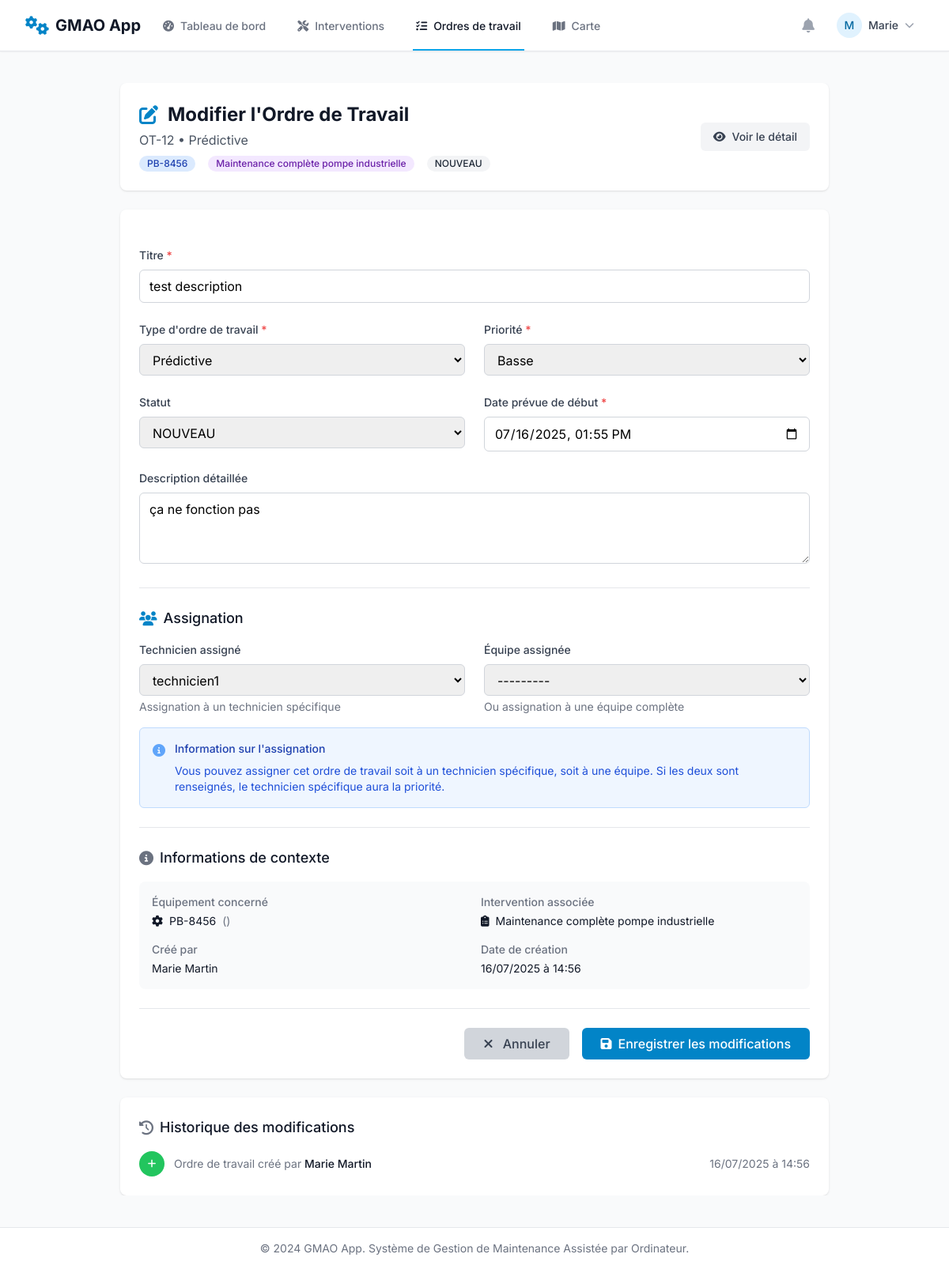
The page /ordres-travail/12/modifier/ (signed in) on the database as committed earlier.
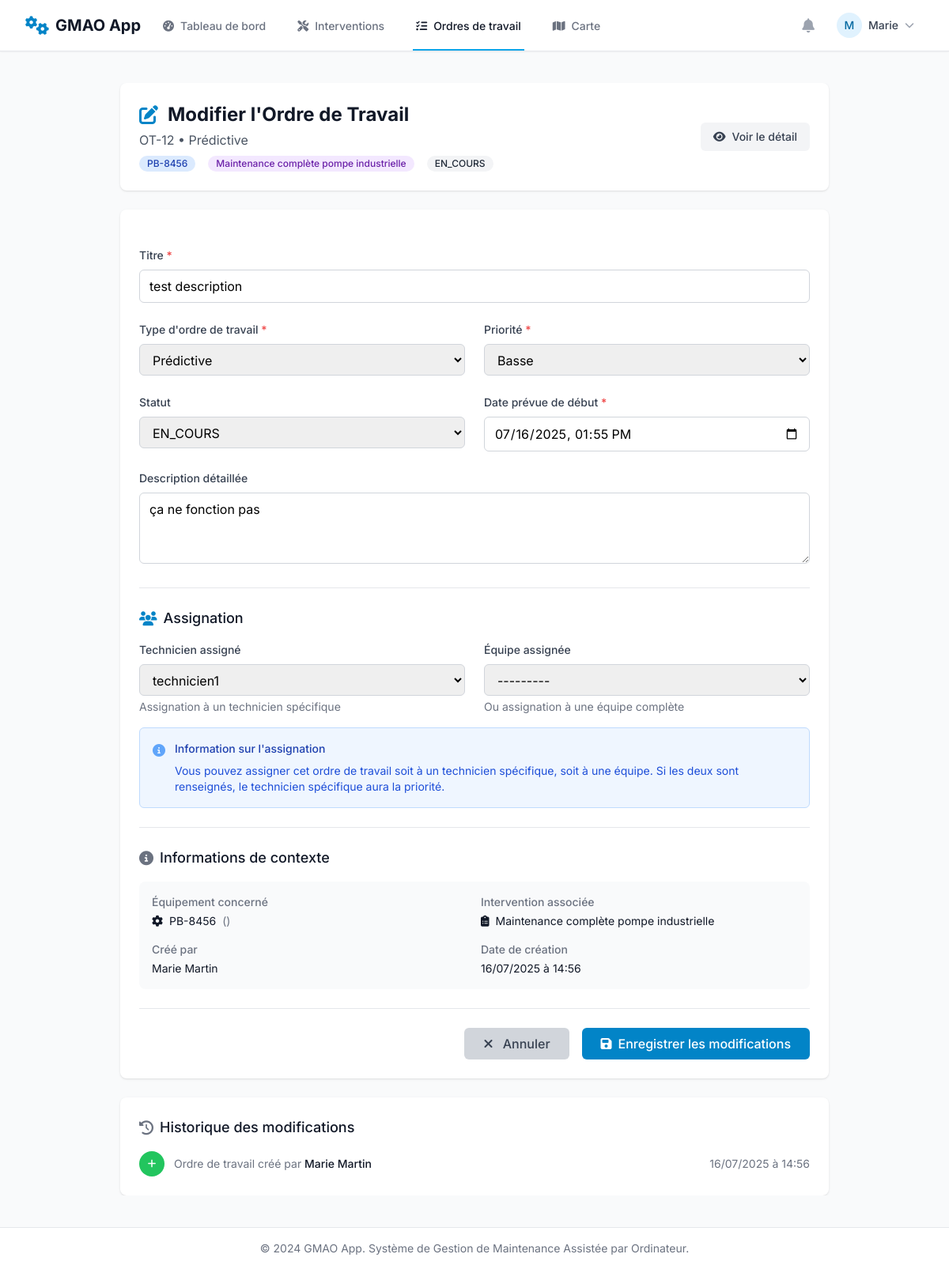
The same page on the database as committed later.
### core/models.py (models this page shows, shortened)
class OrdreDeTravail(models.Model):
    TYPE_OT_CHOIX = [
        ('PREVENTIVE', 'Préventive'),
        ('CORRECTIVE', 'Corrective'),
        ('PREDICTIVE', 'Prédictive'),
        ('INSPECTION', 'Inspection'),
        ('AUDIT', 'Audit'),
        ('AUTRE', 'Autre')
    ]
    titre = models.CharField(max_length=255)
    description_detaillee = models.TextField(blank=True, null=True)
    bloque_par_reparation = models.BooleanField(default=False)
    type_OT = models.CharField(max_length=20, choices=TYPE_OT_CHOIX, default='AUTRE')
    intervention = models.ForeignKey(Intervention, on_delete=models.PROTECT)
    cree_par = models.ForeignKey(settings.AUTH_USER_MODEL, on_delete=models.SET_NULL, null=True, related_name='ordres_de_travail_crees', help_text="L'utilisateur qui a initialement créé l'ordre de travail.")
    assigne_a_technicien = models.ForeignKey(settings.AUTH_USER_MODEL, on_delete=models.SET_NULL, null=True, blank=True, related_name='taches_assignees')
    assigne_a_equipe = models.ForeignKey(Equipe, on_delete=models.SET_NULL, null=True, blank=True)
    asset = models.ForeignKey(Asset, on_delete=models.CASCADE)
    statut = models.ForeignKey(StatutWorkflow, on_delete=models.SET_NULL, null=True, blank=True)
    priorite = models.PositiveIntegerField(choices=[(1, 'Basse'), (2, 'Normale'), (3, 'Haute'), (4, 'Urgente')], default=2)
    date_creation = models.DateTimeField(default=timezone.now)
    date_prevue_debut = models.DateTimeField()
    date_debut_reel = models.DateTimeField(null=True, blank=True, help_text="Date et heure réelles du début de l'intervention.")
    date_fin_reelle = models.DateTimeField(null=True, blank=True, help_text="Date et heure réelles de la fin de l'intervention.")
    cout_main_oeuvre_reel = models.DecimalField(max_digits=10, decimal_places=2, default=0.00)
    cout_pieces_reel = models.DecimalField(max_digits=10, decimal_places=2, default=0.00)

class StatutWorkflow(models.Model):
    nom = models.CharField(max_length=50, unique=True)
    description = models.CharField(max_length=255, blank=True)
    couleur_html = models.CharField(max_length=7, default='#808080', help_text="Code couleur Hex. Ex: #FF5733")
    est_statut_final = models.BooleanField(default=False, help_text="Cocher si c'est un statut de clôture (Terminé, Annulé).")
    def __str__(self):
        return self.nom

class Asset(models.Model):
    STATUT_ASSET_CHOIX = [
        ('EN_SERVICE', 'En service'),
        ('EN_PANNE', 'En panne'),
        ('EN_MAINTENANCE', 'En maintenance'),
        ('HORS_SERVICE', 'Hors service')
    ]
    nom = models.CharField(max_length=255)
    reference = models.CharField(max_length=100, blank=True, null=True)
    categorie = models.ForeignKey(CategorieAsset, on_delete=models.SET_NULL, null=True, blank=True)
    parent = models.ForeignKey('self', on_delete=models.SET_NULL, null=True, blank=True, related_name='enfants')
    marque = models.CharField(max_length=100, blank=True, null=True)
    modele = models.CharField(max_length=100, blank=True, null=True)
    date_achat = models.DateField(null=True, blank=True)
    date_mise_en_service = models.DateField(null=True, blank=True)
    fin_garantie = models.DateField(null=True, blank=True)
    statut = models.CharField(max_length=20, choices=STATUT_ASSET_CHOIX, default='EN_SERVICE')
    criticite = models.PositiveIntegerField(choices=[(1, 'Basse'), (2, 'Moyenne'), (3, 'Haute'), (4, 'Critique')], default=2)
    localisation_texte = models.CharField(max_length=255, blank=True, null=True)
    latitude = models.DecimalField(max_digits=9, decimal_places=6, null=True, blank=True)
    longitude = models.DecimalField(max_digits=9, decimal_places=6, null=True, blank=True)
    photo_principale = models.ImageField(upload_to='asset_photos/', null=True, blank=True)
    qr_code_identifier = models.UUIDField(default=uuid.uuid4, editable=False, unique=True)
    adresse_complete = models.TextField(
        blank=True,
        null=True,
        help_text="Adresse complète de l'asset"
    )
    qr_code_image = models.ImageField(
        upload_to='qr_codes/',
        null=True,
        blank=True,
        help_text="Image du QR code généré automatiquement"
    )
    manuel_technique = models.FileField(
        upload_to='manuels_techniques/',
        null=True,
        blank=True,
        help_text="Manuel technique ou documentation de l'équipement"
    )
    derniere_maintenance = models.DateTimeField(
        null=True,
        blank=True,
        help_text="Date de la dernière maintenance effectuée"
    )
    prochaine_maintenance = models.DateTimeField(
        null=True,
        blank=True,
        help_text="Date prévue de la prochaine maintenance"
    )
    zone_geographique = models.ForeignKey(ZoneGeographique, on_delete=models.SET_NULL, null=True, blank=True)
    nb_fibres_total = models.PositiveIntegerField(null=True, blank=True, help_text="Nombre total de fibres")
    nb_fibres_utilisees = models.PositiveIntegerField(default=0, help_text="Nombre de fibres utilisées")
    niveau_hierarchique = models.PositiveIntegerField(default=1, help_text="1=NRO, 2=PM, 3=PB, 4=PTO")
    TYPE_CONNECTEUR = [
        ('SC', 'SC'),
        ('LC', 'LC'),
        ('FC', 'FC'),
        ('ST', 'ST'),
        ('E2000', 'E2000')
    ]
    type_connecteur = models.CharField(max_length=10, choices=TYPE_CONNECTEUR, blank=True)
    geometrie_geojson = models.JSONField(null=True, blank=True, help_text="Géométrie de l'asset (point, ligne, polygone)")

class Intervention(models.Model):
    STATUT_CHOIX = [
        ('DRAFT', 'Brouillon'),
        ('VALIDATED', 'Validé'),
        ('ARCHIVED', 'Archivé'),
    ]
    nom = models.CharField(max_length=255)
    description = models.TextField(blank=True, null=True, help_text="Décrivez l'objectif général de cette intervention.")
    statut = models.CharField(max_length=20, choices=STATUT_CHOIX, default='DRAFT')
    duree_estimee_heures = models.PositiveIntegerField(default=1, help_text="Durée estimée de l'intervention en heures.")
    techniciens_requis = models.PositiveIntegerField(default=1, help_text="Nombre de techniciens nécessaires.")
    competences_requises = models.ManyToManyField(Competence, blank=True, help_text="Compétences suggérées pour réaliser cette intervention.")
    pieces_necessaires = models.ManyToManyField(PieceDetachee, blank=True, help_text="Nomenclature des pièces habituellement nécessaires.")

### core/views.py (the view)
# urls.py: path('ordres-travail/<int:pk>/modifier/', views.modifier_ordre_travail, name='modifier_ordre_travail'),
@login_required
@user_passes_test(is_manager_or_admin)
def modifier_ordre_travail(request, pk):
    ordre = get_object_or_404(OrdreDeTravail, pk=pk)
    if request.method == 'POST':
        form = OrdreDeTravailEditForm(request.POST, instance=ordre)
        if form.is_valid():
            ordre_modifie = form.save()
            messages.success(request, f'Ordre de travail "{ordre.titre}" mis à jour avec succès!')
            return redirect('detail_ordre_travail', pk=ordre.pk)
    else:
        form = OrdreDeTravailEditForm(instance=ordre)
    context = {
        'form': form,
        'ordre_de_travail': ordre,
    }
    return render(request, 'core/ot/modifier_ordre_travail.html', context)

### core/context_processors.py (called while the page is built)
def user_role_context(request):
    context = {}
    if request.user.is_authenticated:
        try:
            context['user_role'] = get_user_role(request.user)
        except Exception as e:
            context['user_role'] = 'VIEWER'
    else:
        context['user_role'] = None
    return context

### core/models.py (called while the page is built)
    def __str__(self):
        return self.nom

### core/views.py (called while the page is built)
def get_user_role(user):
    try:
        return user.profil.role
    except AttributeError:
        return 'OPERATEUR'

def is_manager_or_admin(user):
    return get_user_role(user) in ['MANAGER', 'ADMIN']

### templates/core/ot/modifier_ordre_travail.html (shortened to what the changed rows need)
{% extends 'core/base.html' %}
{% load custom_filters %}
{% block content %}
<div class="max-w-4xl mx-auto space-y-6">
    <div class="bg-white shadow rounded-lg p-6">
        <div class="flex items-center justify-between">
            <div>
                <h1 class="text-2xl font-bold text-gray-900 flex items-center">
                    <i class="fas fa-edit mr-3 text-gmao-600"></i>
                    Modifier l'Ordre de Travail
                </h1>
                <p class="text-gray-600 mt-1">OT-{{ ordre_de_travail.id }} • {{ ordre_de_travail.get_type_OT_display }}</p>
                <div class="mt-2 flex items-center space-x-4 text-sm">
                    <span class="inline-flex items-center px-2.5 py-0.5 rounded-full text-xs font-medium bg-blue-100 text-blue-800">
                        {{ ordre_de_travail.asset.nom }}
                    </span>
                    <span class="inline-flex items-center px-2.5 py-0.5 rounded-full text-xs font-medium bg-purple-100 text-purple-800">
                        {{ ordre_de_travail.intervention.nom }}
                    </span>
                    {% if ordre_de_travail.statut %}
                    <span class="inline-flex items-center px-2.5 py-0.5 rounded-full text-xs font-medium bg-gray-100 text-gray-800">
                        {{ ordre_de_travail.statut.nom }}
                    </span>
                    {% endif %}
                </div>
            </div>
        </div>
    </div>
    <div class="bg-white shadow rounded-lg p-6">
        <form method="post" class="space-y-6">
            <div class="grid grid-cols-1 gap-6 sm:grid-cols-2">
                <div class="sm:col-span-2">
                    <label for="{{ form.titre.id_for_label }}" class="block text-sm font-medium text-gray-700 mb-2">
                        {{ form.titre.label }}
                        {% if form.titre.field.required %}<span class="text-red-500">*</span>{% endif %}
                    </label>
                    {{ form.titre }}
                </div>
                <div>
                    <label for="{{ form.type_OT.id_for_label }}" class="block text-sm font-medium text-gray-700 mb-2">
                        {{ form.type_OT.label }}
                        {% if form.type_OT.field.required %}<span class="text-red-500">*</span>{% endif %}
                    </label>
                    {{ form.type_OT }}
                </div>
                <div>
                    <label for="{{ form.priorite.id_for_label }}" class="block text-sm font-medium text-gray-700 mb-2">
                        {{ form.priorite.label }}
                        {% if form.priorite.field.required %}<span class="text-red-500">*</span>{% endif %}
                    </label>
                    {{ form.priorite }}
                </div>
                <div>
                    <label for="{{ form.statut.id_for_label }}" class="block text-sm font-medium text-gray-700 mb-2">
                        {{ form.statut.label }}
                    </label>
                    {{ form.statut }}
                </div>
                <div>
                    <label for="{{ form.date_prevue_debut.id_for_label }}" class="block text-sm font-medium text-gray-700 mb-2">
                        {{ form.date_prevue_debut.label }}
                        {% if form.date_prevue_debut.field.required %}<span class="text-red-500">*</span>{% endif %}
                    </label>
                    {{ form.date_prevue_debut }}
                </div>
            </div>
            <div>
                <label for="{{ form.description_detaillee.id_for_label }}" class="block text-sm font-medium text-gray-700 mb-2">
                    {{ form.description_detaillee.label }}
                </label>
                {{ form.description_detaillee }}
            </div>
            <div class="border-t border-gray-200 pt-6">
                <div class="grid grid-cols-1 gap-6 sm:grid-cols-2">
                    <div>
                        <label for="{{ form.assigne_a_technicien.id_for_label }}" class="block text-sm font-medium text-gray-700 mb-2">
                            {{ form.assigne_a_technicien.label }}
                        </label>
                        {{ form.assigne_a_technicien }}
                        <p class="mt-1 text-sm text-gray-500">Assignation à un technicien spécifique</p>
                    </div>
                    <div>
                        <label for="{{ form.assigne_a_equipe.id_for_label }}" class="block text-sm font-medium text-gray-700 mb-2">
                            {{ form.assigne_a_equipe.label }}
                        </label>
                        {{ form.assigne_a_equipe }}
                        <p class="mt-1 text-sm text-gray-500">Ou assignation à une équipe complète</p>
                    </div>
                </div>
            </div>
            <div class="border-t border-gray-200 pt-6">
                <div class="bg-gray-50 rounded-lg p-4 space-y-3">
                    <div class="grid grid-cols-1 gap-4 sm:grid-cols-2">
                        <div>
                            <dd class="mt-1 text-sm text-gray-900">
                                <a href="#" class="hover:text-gmao-600 flex items-center">
                                    <i class="fas fa-cog mr-2"></i>
                                    {{ ordre_de_travail.asset.nom }}
                                    <span class="ml-2 text-gray-500">({{ ordre_de_travail.asset.reference }})</span>
                                </a>
                            </dd>
                        </div>
                        <div>
                            <dd class="mt-1 text-sm text-gray-900">
                                <a href="{% url 'intervention_detail' ordre_de_travail.intervention.pk %}" class="hover:text-gmao-600 flex items-center">
                                    <i class="fas fa-clipboard-list mr-2"></i>
                                    {{ ordre_de_travail.intervention.nom }}
                                </a>
                            </dd>
                        </div>
                        <div>
                            <dt class="text-sm font-medium text-gray-500">Créé par</dt>
                            <dd class="mt-1 text-sm text-gray-900">
                                {{ ordre_de_travail.cree_par.get_full_name|default:ordre_de_travail.cree_par.username }}
                            </dd>
                        </div>
                        <div>
                            <dt class="text-sm font-medium text-gray-500">Date de création</dt>
                            <dd class="mt-1 text-sm text-gray-900">
                                {{ ordre_de_travail.date_creation|date:"d/m/Y à H:i" }}
                            </dd>
                        </div>
                    </div>
                </div>
            </div>
        </form>
    </div>
    <div class="bg-white shadow rounded-lg p-6">
        <div class="flow-root">
            <ul class="-mb-8">
                <li>
                    <div class="relative pb-8">
                        <div class="relative flex space-x-3">
                            <div class="min-w-0 flex-1 pt-1.5 flex justify-between space-x-4">
                                <div>
                                    <p class="text-sm text-gray-500">
                                        Ordre de travail créé par
                                        <span class="font-medium text-gray-900">{{ ordre_de_travail.cree_par.get_full_name|default:ordre_de_travail.cree_par.username }}</span>
                                    </p>
                                </div>
                                <div class="text-right text-sm whitespace-nowrap text-gray-500">
                                    {{ ordre_de_travail.date_creation|date:"d/m/Y à H:i" }}
                                </div>
                            </div>
                        </div>
                    </div>
                </li>
            </ul>
        </div>
    </div>
</div>
{% endblock %}

Rows that differ between the two databases and show on the page:
changed OrdreDeTravail "Prédictive": statut.nom "NOUVEAU" → "EN_COURS"; statut "NOUVEAU" → "EN_COURS"
